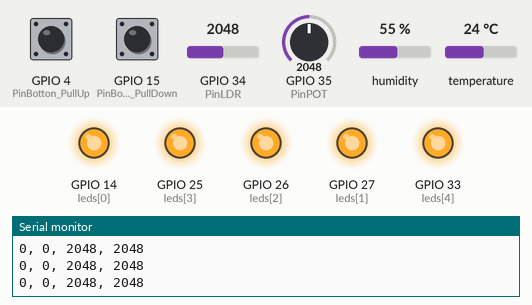
Recording of a sketch running on a simulated ESP32. Parts: output pins drawn as LEDs (lit = HIGH), the last lines printed to the serial monitor. The inputs (shaded band) are chosen by the test bench; at power-on: GPIO 4 (PinBotton_PullUp) LOW, GPIO 15 (PinBotton_PullDown) LOW, GPIO 34 (PinLDR) = 2048, GPIO 35 (PinPOT) = 2048, humidity 55 %, temperature 24 °C.

Above: at 1.1 s.
At 3.2 s:
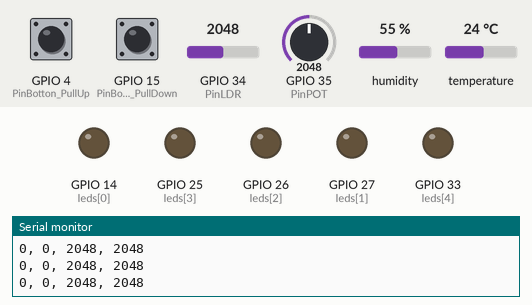
Timing chart, 0 to 5.3 s (numbered marks = the images above):
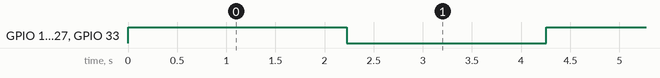

The sketch:

PCB-for-IoT.ino
```cpp
/*
 *Universidad Nacional Autónoma de México
 *Facultad de Ciencias
 *Licenciatura en Ciencias de la Computación
 *Seminario de Ciencias de la Computación A: Introducción al Internet de las Cosas
 *
 *Escrito por: M. en I. Valente Vázquez Velázquez
 *Última modificación: 1-agosto-2025
 *https://sites.google.com/ciencias.unam.mx/introduccion-iot-fc/inicio
 *
*/

//Incluir biblioteca del sensor DHT
#include "DHT.h"

//Definir pines a utilizar
#define DHTTYPE DHT11
#define DHTPIN 32
#define PinBotton_PullUp 4
#define PinBotton_PullDown 15
#define PinPOT 35
#define PinLDR 34

//Declarar variables globales
int leds[5] = {14, 27, 26, 25, 33};
long tiempo = 0;
bool state = HIGH;

//Llamar a objeto del sensor DHT
DHT dht(DHTPIN, DHTTYPE);

void setup() {
  //Inicializar la comunicación serial
  Serial.begin(115200);

  //Inicializar pines de entrada y salida
  pinMode(PinBotton_PullUp, INPUT);
  pinMode(PinBotton_PullDown, INPUT);
  pinMode(PinPOT, INPUT);
  pinMode(PinLDR, INPUT);
  for (int i = 0; i < 5; i++) {
    pinMode(leds[i], OUTPUT);
    digitalWrite(leds[i], LOW);
  }

  //Inicializar sensor DHT
  Serial.println(F("DHTxx test!"));
  dht.begin();
  tiempo = millis();
}

void loop() {
  //Leer e imprimir los valores de los sensores
  //y encender y apagar los leds cada 2 segundos
  while(millis()-tiempo < 2000){
    for (int i = 0; i < 5; i++) {
      digitalWrite(leds[i], state);
    }
    Serial.print(digitalRead(PinBotton_PullUp));
    Serial.print(", ");
    Serial.print(digitalRead(PinBotton_PullDown));
    Serial.print(", ");
    Serial.print(analogRead(PinPOT));
    Serial.print(", ");
    Serial.println(analogRead(PinLDR));
    delay(200);
  }

  float h = dht.readHumidity();
  float t = dht.readTemperature();
  if (isnan(h) || isnan(t)) {
    Serial.println("Failed to read from DHT sensor!");
  }
  else{
    Serial.print("H: ");
    Serial.print(h);
    Serial.print("%  T: ");
    Serial.print(t);
    Serial.println("°C ");
  }

  state = !state;
  tiempo = millis();
  delay(200);
}
```

Measured:
- by itself, GPIO 14 (leds[0]), GPIO 25 (leds[3]), GPIO 26 (leds[2]), GPIO 27 (leds[1]), GPIO 33 (leds[4]): alternates HIGH for 2.0 s and LOW for 2.0 s
